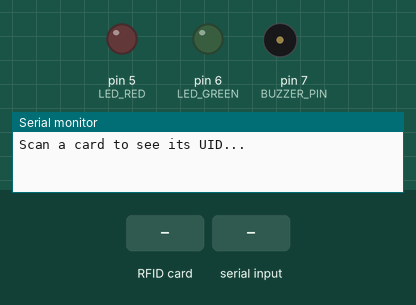
Simulated run of this sketch. Board: Arduino Uno, built with avr-gcc and run on an emulated ATmega328P. Shown: output pins drawn as LEDs (lit = HIGH), buzzer (waves = sounding), the last lines printed to the serial monitor. The test bench sets the inputs (shaded band). Pins used as bus, display or sensor lines are not drawn.

Above: at 1.2 s.
1.3 s: RFID card 5E 7A 19 C4 held to the reader
2.8 s: "OK\n" received over Serial
At 3.1 s:
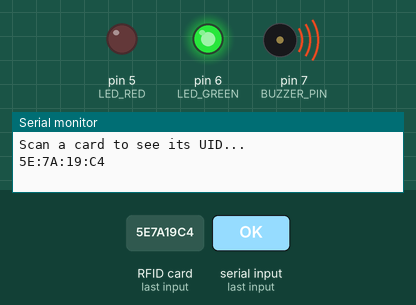
At 4.8 s:
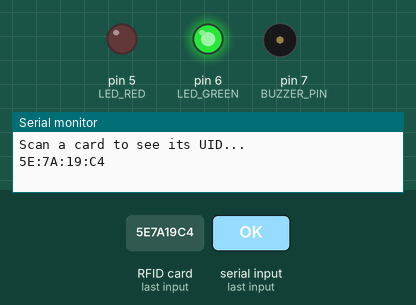
Timing chart, 0 to 8.0 s (numbered marks = the images above; inputs shaded):
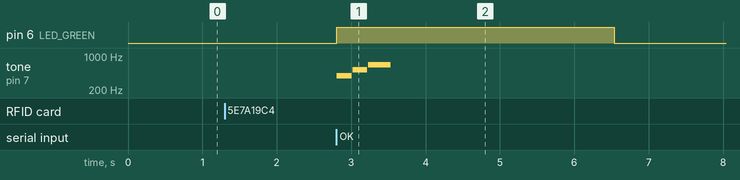

The sketch:

arduino_senario.ino
```cpp
#include <SPI.h>
#include <MFRC522.h>

#define SS_PIN 10    // RFID SS pin
#define RST_PIN 9    // RFID RST pin
#define LED_GREEN 6  // Green LED pin
#define LED_RED 5    // Red LED pin
#define BUZZER_PIN 7 // Buzzer pin

MFRC522 rfid(SS_PIN, RST_PIN);

void setup() {
    Serial.begin(9600);
    SPI.begin();
    rfid.PCD_Init();
    pinMode(LED_GREEN, OUTPUT);
    pinMode(LED_RED, OUTPUT);
    pinMode(BUZZER_PIN, OUTPUT);
    digitalWrite(LED_GREEN, LOW);
    digitalWrite(LED_RED, LOW);
    digitalWrite(BUZZER_PIN, LOW);
    Serial.println("Scan a card to see its UID...");
}

void playOkMelody() {
    // Simpler and better "hello" melody: G4, C5, E5
    tone(BUZZER_PIN, 392, 200); // G4
    delay(200 + 10); // Slight pause between notes
    tone(BUZZER_PIN, 523, 200); // C5
    delay(200 + 10);
    tone(BUZZER_PIN, 659, 300); // E5, longer for a gentle finish
    delay(300 + 10);
    noTone(BUZZER_PIN);
}

void playNokMelody() {
    // "denied" melody (unchanged): E3, D3, E3, C3
    tone(BUZZER_PIN, 165, 300); // E3
    delay(300 + 10);
    tone(BUZZER_PIN, 147, 300); // D3
    delay(300 + 10);
    tone(BUZZER_PIN, 165, 300); // E3
    delay(300 + 10);
    tone(BUZZER_PIN, 131, 500); // C3, longer for emphasis
    delay(500 + 10);

    noTone(BUZZER_PIN);
}


void loop() {
    if (!rfid.PICC_IsNewCardPresent() || !rfid.PICC_ReadCardSerial()) {
        return;
    }

    String uid = "";
    for (byte i = 0; i < rfid.uid.size; i++) {
        if (rfid.uid.uidByte[i] < 0x10) {
            uid += "0";
        }
        uid += String(rfid.uid.uidByte[i], HEX);
        if (i < rfid.uid.size - 1) {
            uid += ":";
        }
    }
    uid.toUpperCase();
    Serial.println(uid);

    unsigned long startTime = millis();
    String response = "";
    while (millis() - startTime < 5000) {
        if (Serial.available() > 0) {
            response = Serial.readStringUntil('\n');
            response.trim();
            break;
        }
        delay(10);
    }

    if (response == "OK") {
        digitalWrite(LED_GREEN, HIGH);
        playOkMelody(); // Play new "hello" melody
        delay(3000);
        digitalWrite(LED_GREEN, LOW);
    } else if (response == "NOK") {
        digitalWrite(LED_RED, HIGH);
        playNokMelody(); // Play "denied" melody
        delay(3000);
        digitalWrite(LED_RED, LOW);
    }

    rfid.PICC_HaltA();
}
```

Measured:
- after the input at 2.8 s, pin 6 (LED_GREEN): LOW → HIGH at once, → LOW 3.7 s later; tone on pin 7 (BUZZER_PIN): plays 392 Hz for 0.20 s, 523 Hz for 0.20 s, 659 Hz for 0.30 s, starting at once
